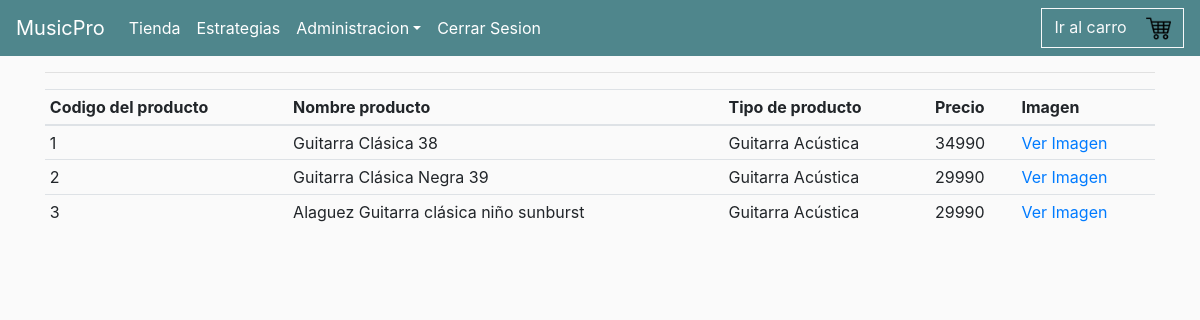
Screenshot of /bodega/ (signed in) with the database file from the repository.
### TiendaMPRO/models.py (models this page shows, shortened)
class Producto(models.Model):
    nom_prod = models.CharField(validators=[MinLengthValidator(3)], max_length=40,verbose_name="Nombre de Producto")
    tipo_prod = models.ForeignKey(TipoProducto, on_delete=models.CASCADE)
    descripcion = models.TextField(max_length=1500,null=True,blank=True)
    precio = models.FloatField(default=0.0)
    imagen = models.ImageField(upload_to="images/producto",null=True,blank=True)

class TipoProducto(models.Model):
    tipo_name = models.CharField(validators=[MinLengthValidator(3)],max_length=40,verbose_name="Tipo de Producto")
    sub_categ = models.ForeignKey(SubCategoria, on_delete=models.CASCADE,verbose_name="SubCategoria")
    def __str__(self):
         return  self.tipo_name

### TiendaMPRO/views.py (the view)
# urls.py: path('bodega/', views.productosBodega, name='bodega'),
def productosBodega(request):
    productos = Producto.objects.all()
    context={'productos' : productos}
    return render(request, 'TiendaMPRO/bodega.html',context)

### TiendaMPRO/models.py (called while the page is built)
    def __str__(self):
        return f'{self.nombre}'

    @property
    def is_staff(self):
        return self.usuario_admin

### TiendaMPRO/templates/TiendaMPRO/bodega.html
{% extends 'TiendaMPRO/main.html' %}
{% load static %}
{% block content %}
<div><hr></div>
<table class="table table-sm">
    <thead>
      <tr>
        <th scope="col">Codigo del producto</th>
        <th scope="col">Nombre producto</th>
        <th scope="col">Tipo de producto</th>
        <th scope="col">Precio</th>
        <th scope="col">Imagen</th>
      </tr>
    </thead>
    <tbody>
      {% for pro in productos %}
        <tr>
            <td data-label="Codigo del producto">{{pro.id}}</td>
            <td data-label="Nombre producto">{{pro.nom_prod}}</td>
            <td data-label="Tipo de producto">{{pro.tipo_prod}}</td>
            <td data-label="Precio">{{pro.precio|floatformat:0}}</td>
            <td data-label="Imagen"><a class="" href="{% url 'imagenProducto' pro.id %}">Ver Imagen</a></td>
        </tr>
      {% endfor %}
    </tbody>
  </table>
{% endblock %}

### TiendaMPRO/static/css/main.css (style rules this page uses)
body { background-color: hsl(0, 0%, 98%); }

### rows the page displays
Producto: id "1", nom_prod "Guitarra Clásica 38", tipo_prod "Guitarra Acústica", precio "34990"
Producto: id "2", nom_prod "Guitarra Clásica Negra 39", tipo_prod "Guitarra Acústica", precio "29990"
Producto: id "3", nom_prod "Alaguez Guitarra clásica niño sunburst", tipo_prod "Guitarra Acústica", precio "29990"
